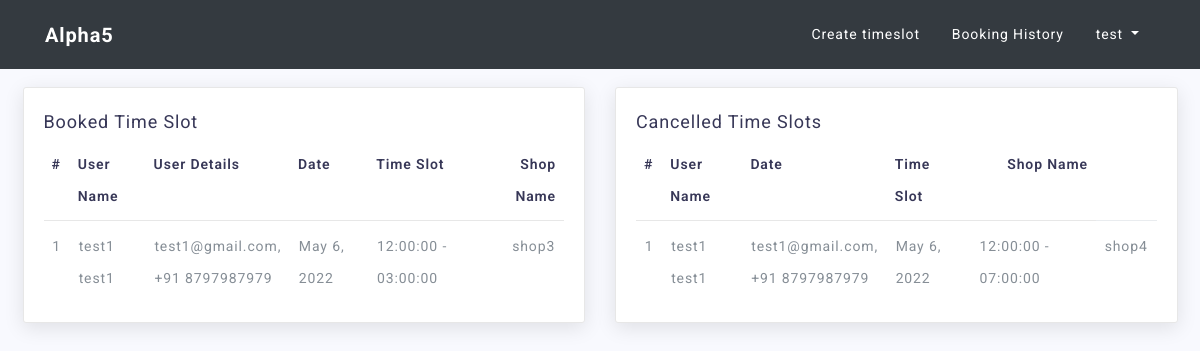
Before: /manager/booking_history/ (signed in) with the older database file.
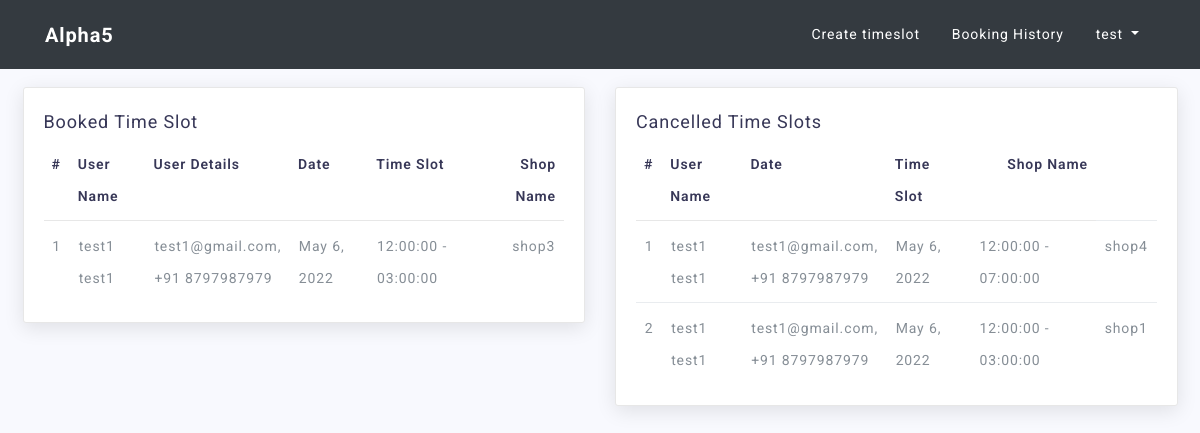
After: the same page with the newer database file.
### customer/models.py (models this page shows, shortened)
class TimeSlotBook(models.Model):
    id = models.UUIDField(primary_key=True, default=uuid.uuid4, editable=False)
    manager_id = models.ForeignKey(User, on_delete=models.CASCADE, related_name="manager_id")
    customer_id = models.ForeignKey(User, on_delete=models.CASCADE, related_name="customer_id")
    date = models.DateField(null=False)
    room_id = models.ForeignKey(Room, on_delete=models.CASCADE)
    start_time = models.TimeField(null=False)
    end_time = models.TimeField(null=False)
    class Meta:
        unique_together = ('manager_id', 'date', 'room_id', 'start_time', 'end_time')

class TimeSlotCancel(models.Model):
    id = models.UUIDField(primary_key=True, default=uuid.uuid4, editable=False)
    manager_id = models.ForeignKey(User, on_delete=models.CASCADE, related_name="manger_id_cancel")
    customer_id = models.ForeignKey(User, on_delete=models.CASCADE, related_name="customer_id_cancel")
    date = models.DateField(null=False)
    room_id = models.ForeignKey(Room, on_delete=models.CASCADE)
    start_time = models.TimeField(null=False)
    end_time = models.TimeField(null=False)

### accounts/models.py (models this page shows)
class User(AbstractUser):
    id = models.UUIDField(primary_key=True, default=uuid.uuid4, editable=False)
    is_customer = models.BooleanField(default=False)
    is_manager = models.BooleanField(default=False)
    phone = models.CharField(max_length=10, null=False)

### manager/models.py (models this page shows, shortened)
class Room(models.Model):
    id = models.UUIDField(primary_key=True, default=uuid.uuid4, editable=False)
    room_owner = models.ForeignKey(User, on_delete=models.CASCADE)
    room_name = models.CharField(max_length=10, null=False)
    class Meta:
        unique_together = ('room_owner', 'room_name')
    def __str__(self):
        return self.room_name

### manager/views.py (the view)
# urls.py: path('booking_history/', views.BookingHistory.as_view(), name="booking_history"),
@method_decorator(decorators, name="dispatch")
class BookingHistory(DetailView):
    model = TimeSlotBook
    template_name = "manager/booking_history.html"
    def get(self, request):
        tsb1 = TimeSlotBook.objects.filter(manager_id=self.request.user)
        tsb2 = TimeSlotCancel.objects.filter(manager_id=self.request.user)
        return render(request, self.template_name, {"booked": tsb1, "cancelled": tsb2})

### templates/manager/booking_history.html (shortened to what the changed rows need)
{% load staticfiles %}
<!DOCTYPE html>
<html lang="en">
   <head>
        {% include 'base.html'%}
   </head>
    {% if error_msg %}
    <div class="alert alert-primary">
              {{error_msg}}
    </div>
    {% else %}
<div class="container-fluid mt-5 pt-4">
      <div class="row">
        <div class="col-lg-6">
            <div class="card">
                {% if booked %}
                    <div class="card-body">
                        <div class="table-responsive">
                            <table class="table table-hover ">
                                <thead>
                                    <tr>
                                        <th>#</th>
                                        <th>User Name</th>
                                        <th>User Details</th>
                                        <th>Date</th>
                                        <th>Time Slot</th>
                                        <th>Shop Name</th>
                                    </tr>
                                </thead>
                                <tbody>
                                {% for x in booked %}
                                        <tr>
                                            <td>{{ forloop.counter }}</td>
                                            <td>{{x.customer_id.first_name}} {{x.customer_id.last_name}} </td>
                                            <td>
                                                {{x.customer_id.email}},
                                                <br>
                                                +91 {{x.customer_id.phone}}
                                            </td>
                                            <td>{{x.date}}</td>
                                            <td>{{x.start_time | time:"h:i:s"}} - {{x.end_time | time:"h:i:s"}}</td>
                                            <td>{{x.room_id}}</td>
                                        </tr>
                                {% endfor %}
                                </tbody>
                            </table>
                        </div>
                    </div>
                {% else %}
                <br>
                    <div class="card-body">
                        <h5>No Booking Done.</h5>
                    </div>
                {% endif %}
            </div>
        </div>
        <div class="col-lg-6">
        <div class="card">
                {% if cancelled %}
                    <div class="card-body">
                    <div class="table-responsive">
                        <table class="table table-hover ">
                            <thead>
                                <tr>
                                    <th>#</th>
                                    <th>User Name</th>
                                    <th>Date</th>
                                    <th>Time Slot</th>
                                    <th>Shop Name</th>
                                </tr>
                            </thead>
                            <tbody>
                            {% for x in cancelled %}
                                <tr>
                                    <td>{{ forloop.counter }}</td>
                                    <td>{{x.customer_id.first_name}} {{x.customer_id.last_name}} </td>
                                    <td>
                                        {{x.customer_id.email}},
                                        <br>
                                        +91 {{x.customer_id.phone}}
                                    </td>
                                    <td>{{x.date}}</td>
                                    <td>{{x.start_time | time:"h:i:s"}} - {{x.end_time | time:"h:i:s"}}</td>
                                    <td>{{x.room_id}}</td>
                                </tr>
                            {% endfor %}
                            </tbody>
                        </table>
                    </div>
                {% else %}
                        <br>
                        <div class="card-body">
                            <h5>No Cancelled Slots are Available.</h5>
                        </div>
                {% endif %}
            </div>
        </div>
    </div>
  </div>
</div>
{% endif %}

Changed rows visible on the page:
added TimeSlotCancel: customer_id.first_name "test1", customer_id.last_name "test1", customer_id.email "test1@gmail.com", customer_id.phone "8797987979", date "May 6, 2022", start_time "12:00:00", end_time "03:00:00", room_id "shop1"
